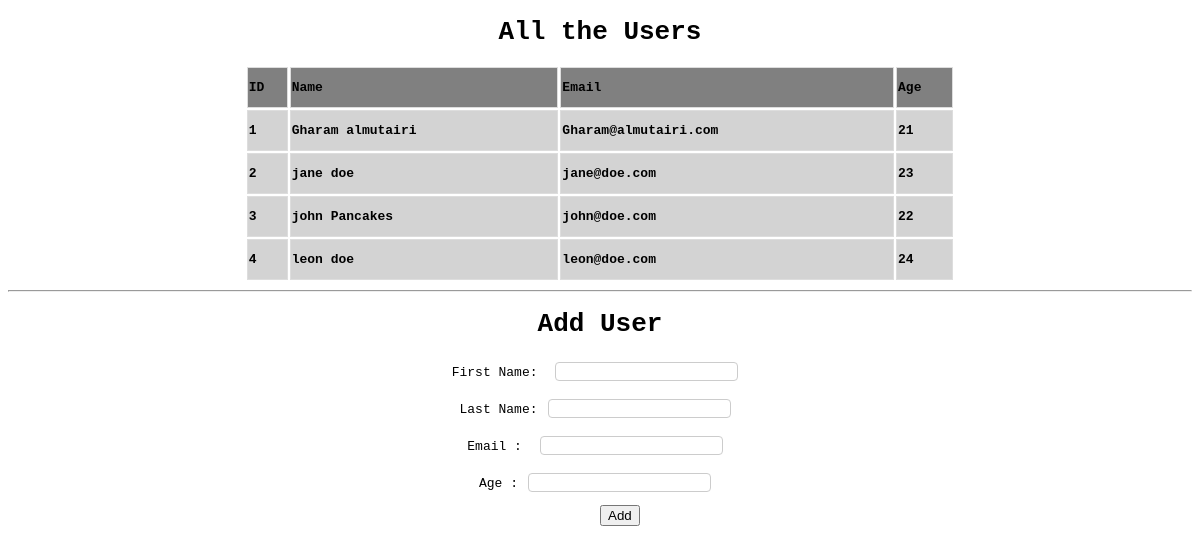
The page / on the database its author committed.
### users/models.py (models this page shows, shortened)
class User(models.Model):
    first_name = models.CharField(max_length=255)
    last_name =  models.CharField(max_length=255)
    email_address = models.CharField(max_length=255)
    age = models.IntegerField()
    created_at = models.DateTimeField(auto_now_add=True)
    updated_at = models.DateTimeField(auto_now=True)

### users/views.py (the view)
def index(request):
    context={"User" : User.objects.all() }
    return render( request , 'index.html',context)

### users/templates/index.html (shortened to what this page needs)
<!DOCTYPE html>
<html lang="en">
<head>
    {% load static %}
    <link rel="stylesheet" href="{% static 'css/style.css' %}">
</head>
<body>
    <h1>All the Users </h1>
    <table >
        <tr id='heading' >
            <th> ID </th>
            <th> Name </th>
            <th> Email </th>
            <th> Age </th>
        </tr>
        {% for user in User %}
        <tr>
            <th> {{user.id}}</th>
            <th> {{user.first_name}}   {{user.last_name}} </th>
            <th>  {{user.email_address}}  </th>
            <th>  {{user.age}}  </th>
        </tr>
        {% endfor %}
    </table>
    <hr>
    <div>
    <h1> Add User </h1>
    <form action="add_user" method="POST">
    <p>First Name:  <input name="firstname" type="text"> </p>
    <p>Last Name:<input name="lastname" type="text"> </p>
    <p> Email : <input name='email' type="text" > </p>
    <p> Age :<input name='userAge' type="number" > </p>
    <button> Add </button>
</form></div>
</body>
</html>

### users/static/css/style.css (style rules this page uses)
h1 { text-align: center; font-family: monospace; }
table { font-family: monospace; width: 60%; margin-left: 20%; }
#heading th { background-color: gray; }
table th { padding-top: 12px; padding-bottom: 12px; text-align: left; background-color: lightgrey; color: black; border: 1px solid #ddd; }
div p { text-align: center; font-family: monospace; }
div button { margin-left: 50%; }
input[type=text], input[type=number] { margin: 5px 10px 0px; display: inline-block; border: 1px solid #ccc; border-radius: 4px; box-sizing: border-box; }

### rows shown on the page
User: id "1", first_name "Gharam", last_name "almutairi", email_address "Gharam@almutairi.com", age "21"
User: id "2", first_name "jane", last_name "doe", email_address "jane@doe.com", age "23"
User: id "3", first_name "john", last_name "Pancakes", email_address "john@doe.com", age "22"
User: id "4", first_name "leon", last_name "doe", email_address "leon@doe.com", age "24"
